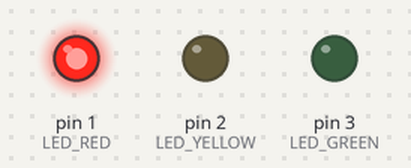
Bench run of a program on a simulated Arduino Uno, built with avr-gcc and run on an emulated ATmega328P. On the bench: output pins drawn as LEDs (lit = HIGH).

Above: at 2.5 s.
At 5.5 s:
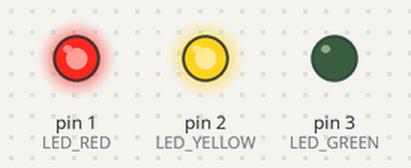
At 8.5 s:
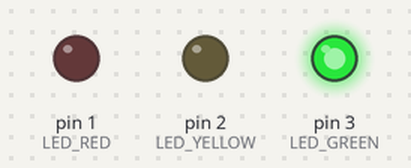
At 11.5 s:
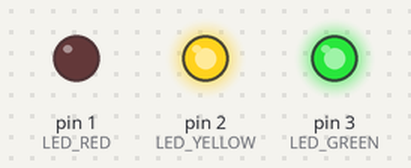
Timing chart, 0 to 15.6 s (numbered marks = the images above):
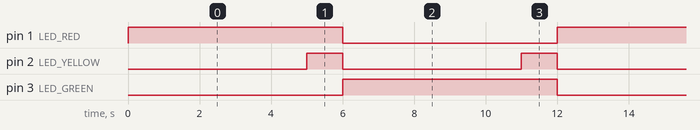

The program:

main.cpp
```cpp
#include <Arduino.h>

const int LED_RED = 1;
const int LED_YELLOW = 2;
const int LED_GREEN = 3;

void setup() {
  // put your setup code here, to run once:
  pinMode(LED_RED, OUTPUT);
  pinMode(LED_YELLOW, OUTPUT);
  pinMode(LED_GREEN, OUTPUT);
}

void loop() {
  // put your main code here, to run repeatedly:
  digitalWrite(LED_RED, HIGH);
  delay(5000);
  digitalWrite(LED_YELLOW, HIGH);
  delay(1000);
  digitalWrite(LED_RED, LOW);
  digitalWrite(LED_YELLOW, LOW);
  digitalWrite(LED_GREEN, HIGH);
  delay(5000);
  digitalWrite(LED_YELLOW, HIGH);
  delay(1000);
  digitalWrite(LED_GREEN, LOW);
  digitalWrite(LED_YELLOW, LOW);
}
```

Measured:
- by itself, pin 1 (LED_RED), pin 3 (LED_GREEN): alternates HIGH for 6.0 s and LOW for 6.0 s
- by itself, pin 2 (LED_YELLOW): alternates HIGH for 1.0 s and LOW for 5.0 s
- by itself, everything shown: repeats every 12.0 s, in 5 steps
